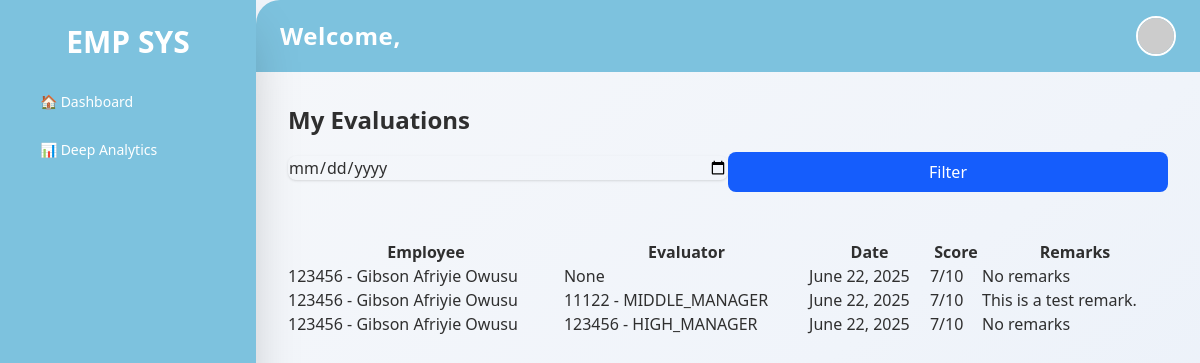
/my_evaluation_list/ (signed in), run on the app's committed database.
### performance_app/models.py (models this page shows, shortened)
class Evaluation(models.Model):
    employee = models.ForeignKey(EmployeeProfile, on_delete=models.CASCADE)
    evaluator = models.ForeignKey(User, on_delete=models.CASCADE, null=True, blank=True)  # Typically a manager
    date = models.DateField(auto_now_add=True)
    remarks = models.TextField()
    performance_score = models.IntegerField()  # 1–10 scale or similar
    data_created = models.DateTimeField(auto_now_add=True, blank=True, null=True)
    data_updated = models.DateTimeField(auto_now=True, blank=True, null=True)
    created_by = models.ForeignKey(User, related_name='created_profiles', on_delete=models.CASCADE, null=True, blank=True)
    updated_by = models.ForeignKey(User, related_name='updated_profiles', on_delete=models.CASCADE, null=True, blank=True)

class EmployeeProfile(models.Model):
    user = models.OneToOneField(User, on_delete=models.CASCADE)
    first_name = models.CharField(max_length=100, blank=True, null=True)
    last_name = models.CharField(max_length=100, blank=True, null=True)
    department = models.CharField(max_length=100)
    job_title = models.CharField(max_length=100)
    date_hired = models.DateField()
    phone = models.CharField(max_length=15, blank=True, null=True)
    address = models.TextField(null=True, blank=True)
    emergency_contact_name = models.CharField(max_length=100, null=True, blank=True)
    emergency_contact_phone = models.CharField(max_length=15, null=True, blank=True)
    emergency_relationship = models.CharField(max_length=50, null=True, blank=True)
    data_created = models.DateTimeField(auto_now_add=True, blank=True, null=True)
    data_updated = models.DateTimeField(auto_now=True, blank=True, null=True)
    created_by = models.ForeignKey(User, related_name='created_employee', on_delete=models.CASCADE, null=True, blank=True)
    updated_by = models.ForeignKey(User, related_name='updated_employee', on_delete=models.CASCADE, null=True, blank=True)
    def __str__(self):
        return f"{self.user.employee_id} - {self.first_name} {self.last_name}"

class User(AbstractBaseUser, PermissionsMixin):
    ROLE_CHOICES = [
        ('HR', 'HR'),
        ('HIGH_MANAGER', 'High Level Manager'),
        ('MIDDLE_MANAGER', 'Middle Level Manager'),
        ('MANAGER', 'Low Level Manager'),
        ('EMPLOYEE', 'Employee'),
    ]
    employee_id = models.CharField(max_length=20, unique=True)
    role = models.CharField(max_length=20, choices=ROLE_CHOICES)
    branch = models.CharField(max_length=100, blank=True, null=True)
    is_active = models.BooleanField(default=True)
    is_staff = models.BooleanField(default=False)
    USERNAME_FIELD = 'employee_id'
    REQUIRED_FIELDS = []
    objects = CustomUserManager()
    def __str__(self):
        return f"{self.employee_id} - {self.role}"

### performance_app/views.py (the view)
# urls.py: path('my_evaluation_list/', views.my_evaluation_list, name='my_evaluation_list'),
@login_required
def my_evaluation_list(request):
    evaluations = Evaluation.objects.select_related('employee', 'evaluator').order_by('-date')
    evaluators = User.objects.filter(is_staff=True)  # assuming managers are staff users
    evaluator_id = request.GET.get('evaluator')
    date = request.GET.get('date')
    user = request.user
    employee = getattr(user, 'employeeprofile', None)
    if not employee:
        return render(request, 'errors/403.html')
    if employee:
        evaluations = evaluations.filter(employee=employee)
    if evaluator_id:
        evaluations = evaluations.filter(evaluator_id=evaluator_id)
    if date:
        evaluations = evaluations.filter(date=date)
    return render(request, 'dashboard/employee/my_evaluation.html', {
        'evaluations': evaluations,
        'evaluators': evaluators,
        'selected_evaluator': int(evaluator_id) if evaluator_id else None,
        'selected_date': date,
    })

### theme/templates/dashboard/employee/my_evaluation.html (shortened to what this page needs)
{% extends 'base.html' %}
{% block content %}
<div class="container mx-auto py-6">
    <div class="flex justify-between items-center mb-4">
        <h2 class="text-2xl font-bold">My Evaluations</h2>
    </div>
    <form method="get" class="mb-8">
        <div class="flex flex-wrap md:flex-nowrap items-end gap-4">
            <div class="flex flex-col w-full md:w-1/4">
                <input type="date" name="date" id="date" value="{{ end_date }}"
                       class="mt-1 border-gray-300 focus:ring-blue-500 focus:border-blue-500 rounded-lg shadow-sm">
            </div>
            <div class="flex flex-col w-full md:w-auto">
                <button type="submit"
                        class="bg-blue-600 hover:bg-blue-700 text-white px-4 py-2 mt-[28px] rounded-lg shadow transition whitespace-nowrap">
                    Filter
                </button>
            </div>
        </div>
    </form><br><br>
    <table id="evaluationTable" class="display w-full">
        <thead class="bg-gray-200">
            <tr>
                <th>Employee</th>
                <th>Evaluator</th>
                <th>Date</th>
                <th>Score</th>
                <th>Remarks</th>
            </tr>
        </thead>
        <tbody>
            {% for eval in evaluations %}
            <tr>
                <td>{{ eval.employee }}</td>
                <td>{{ eval.evaluator }}</td>
                <td>{{ eval.date }}</td>
                <td>{{ eval.performance_score }}/10</td>
                <td>{{ eval.remarks|truncatechars:50 }}</td>
            </tr>
            {% endfor %}
        </tbody>
    </table>
</div>
{% endblock %}

### data on the page
Evaluation: employee "123456 - Gibson Afriyie Owusu", evaluator "None", date "June 22, 2025", performance_score "7", remarks "No remarks"
Evaluation: employee "123456 - Gibson Afriyie Owusu", evaluator "11122 - MIDDLE_MANAGER", date "June 22, 2025", performance_score "7", remarks "This is a test remark."
Evaluation: employee "123456 - Gibson Afriyie Owusu", evaluator "123456 - HIGH_MANAGER", date "June 22, 2025", performance_score "7", remarks "No remarks"
